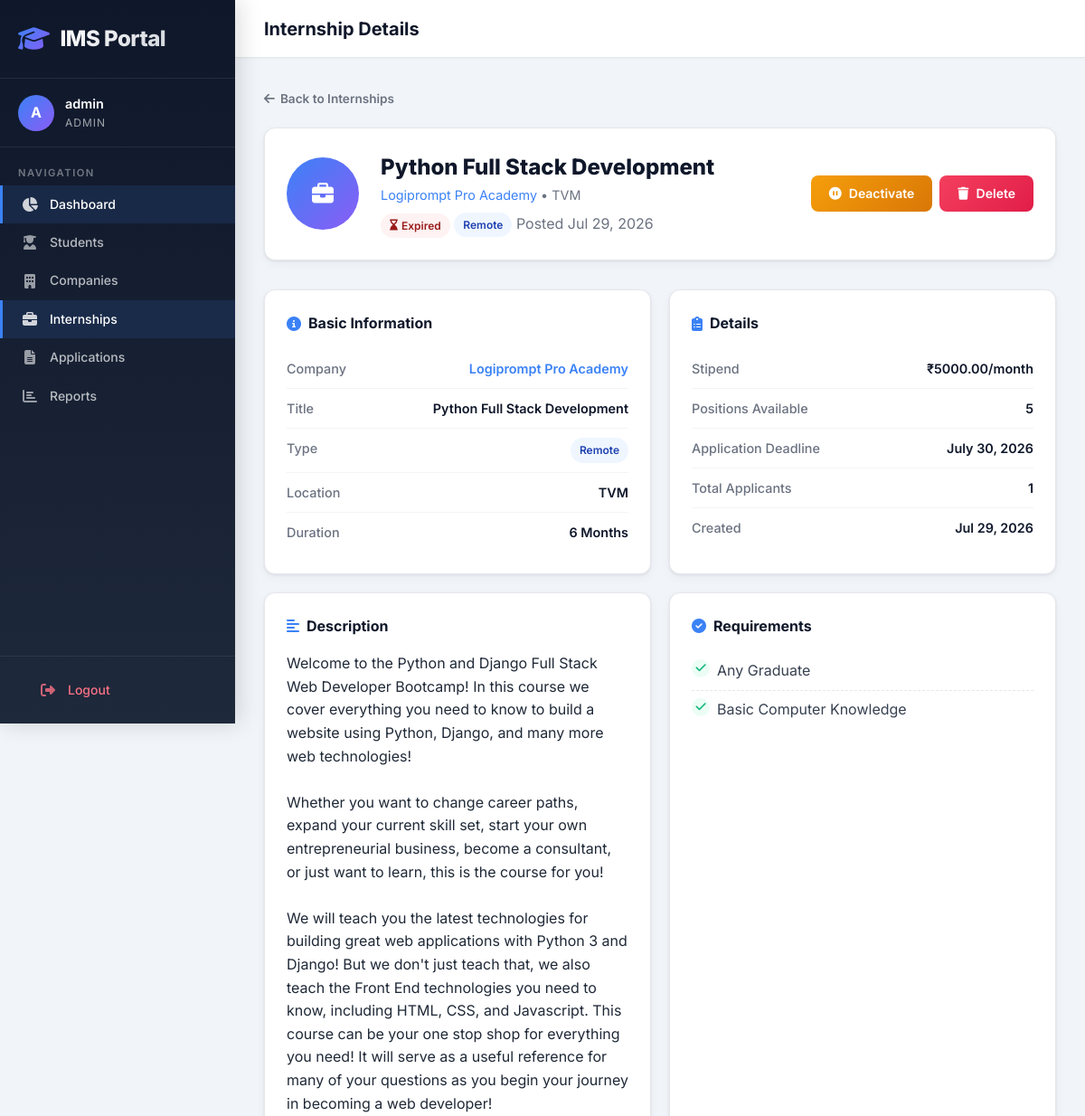
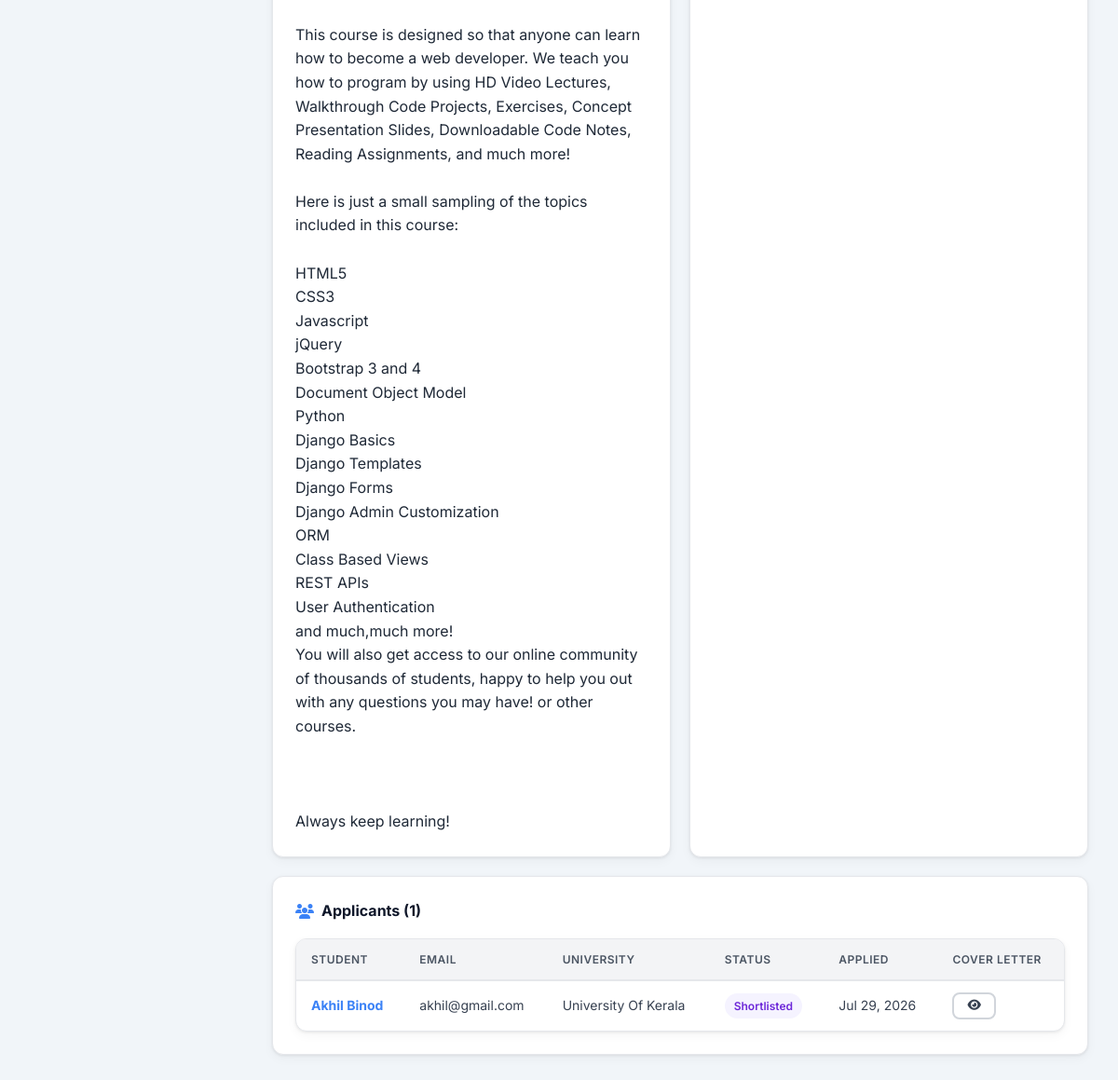
The page /admin-dashboard/internships/3/ (signed in) on the database its author committed (2 pictures, top to bottom).
### accounts/models.py (models this page shows, shortened)
class User(AbstractUser):
    ROLE_CHOICES = (
        ('admin', 'Admin'),
        ('student', 'Student'),
        ('company', 'Company'),
    )
    email = models.EmailField(unique=True)
    role = models.CharField(max_length=10, choices=ROLE_CHOICES)
    objects = CustomUserManager()
    REQUIRED_FIELDS = ['email']
    @property
    def is_admin(self):
        return self.role == 'admin'
    @property
    def is_student(self):
        return self.role == 'student'

### companies/models.py (models this page shows, shortened)
class Internship(models.Model):
    TYPE_CHOICES = (
        ('remote', 'Remote'),
        ('onsite', 'On-site'),
        ('hybrid', 'Hybrid'),
    )
    company = models.ForeignKey(CompanyProfile, on_delete=models.CASCADE, related_name='internships')
    title = models.CharField(max_length=200)
    description = models.TextField()
    requirements = models.TextField()
    location = models.CharField(max_length=200)
    internship_type = models.CharField(max_length=10, choices=TYPE_CHOICES)
    duration = models.CharField(max_length=50)
    stipend = models.DecimalField(max_digits=10, decimal_places=2, null=True, blank=True)
    positions_available = models.IntegerField(default=1)
    application_deadline = models.DateField()
    is_approved = models.BooleanField(default=True, help_text='Internships go live immediately when posted')
    is_active = models.BooleanField(default=True)
    created_at = models.DateTimeField(auto_now_add=True)
    updated_at = models.DateTimeField(auto_now=True)
    class Meta:
        ordering = ['-created_at']
    @property
    def is_expired(self):
        from django.utils import timezone
        return self.application_deadline < timezone.now().date()
    @property
    def total_applications(self):
        return self.applications.count()
    @property
    def requirements_list(self):
        items = []
        for line in self.requirements.splitlines():
            line = line.strip()
            if not line:
                continue
            for marker in ('- ', '• ', '* ', '· ', '– '):
                if line.startswith(marker):
                    line = line[len(marker):].strip()
                    break
            if line:
                items.append(line)
        return items

class CompanyProfile(models.Model):
    user = models.OneToOneField(settings.AUTH_USER_MODEL, on_delete=models.CASCADE, related_name='company_profile')
    company_name = models.CharField(max_length=200)
    industry = models.CharField(max_length=100, blank=True)
    website = models.URLField(blank=True)
    location = models.CharField(max_length=200, blank=True)
    description = models.TextField(blank=True)
    logo = models.ImageField(upload_to='company_logos/', blank=True, null=True)
    contact_email = models.EmailField(blank=True)
    contact_phone = models.CharField(max_length=20, blank=True)
    is_verified = models.BooleanField(default=False)
    created_at = models.DateTimeField(auto_now_add=True)
    updated_at = models.DateTimeField(auto_now=True)
    class Meta:
        ordering = ['-created_at']

### students/models.py (models this page shows, shortened)
class Application(models.Model):
    STATUS_CHOICES = (
        ('pending', 'Pending'),
        ('reviewed', 'Reviewed'),
        ('shortlisted', 'Shortlisted'),
        ('accepted', 'Accepted'),
        ('rejected', 'Rejected'),
    )
    student = models.ForeignKey(StudentProfile, on_delete=models.CASCADE, related_name='applications')
    internship = models.ForeignKey('companies.Internship', on_delete=models.CASCADE, related_name='applications')
    cover_letter = models.TextField(blank=True)
    status = models.CharField(max_length=20, choices=STATUS_CHOICES, default='pending')
    applied_at = models.DateTimeField(auto_now_add=True)
    updated_at = models.DateTimeField(auto_now=True)
    class Meta:
        unique_together = ('student', 'internship')
        ordering = ['-applied_at']

class StudentProfile(models.Model):
    user = models.OneToOneField(settings.AUTH_USER_MODEL, on_delete=models.CASCADE, related_name='student_profile')
    first_name = models.CharField(max_length=100, blank=True)
    last_name = models.CharField(max_length=100, blank=True)
    phone = models.CharField(max_length=20, blank=True)
    university = models.CharField(max_length=200, blank=True)
    degree = models.CharField(max_length=100, blank=True)
    major = models.CharField(max_length=100, blank=True)
    graduation_year = models.IntegerField(null=True, blank=True)
    gpa = models.DecimalField(max_digits=4, decimal_places=2, null=True, blank=True)
    skills = models.TextField(blank=True, help_text='Comma-separated skills')
    bio = models.TextField(blank=True)
    resume = models.FileField(
        upload_to=resume_upload_path,
        blank=True,
        null=True,
        validators=[FileExtensionValidator(allowed_extensions=['pdf', 'doc', 'docx'])]
    )
    profile_picture = models.ImageField(upload_to='profile_pics/students/', blank=True, null=True)
    linkedin_url = models.URLField(blank=True)
    github_url = models.URLField(blank=True)
    created_at = models.DateTimeField(auto_now_add=True)
    updated_at = models.DateTimeField(auto_now=True)
    class Meta:
        ordering = ['-created_at']
    @property
    def full_name(self):
        return f"{self.first_name} {self.last_name}".strip() or self.user.username

### dashboard/views.py (the view)
# urls.py: path('internships/<int:pk>/', views.view_internship, name='view_internship'),
@login_required
@admin_required
def view_internship(request, pk):
    internship = get_object_or_404(Internship.objects.select_related('company'), pk=pk)
    applications = Application.objects.filter(internship=internship).select_related('student__user')
    return render(request, 'dashboard/internship_detail.html', {
        'internship': internship,
        'applications': applications,
        'total_applicants': applications.count(),
    })

### students/context_processors.py (called while the page is built)
def unread_notifications_count(request):
    if request.user.is_authenticated and request.user.is_student:
        count = request.user.notifications.filter(is_read=False).count()
        return {'unread_notifications_count': count}
    return {'unread_notifications_count': 0}

### templates/dashboard/internship_detail.html (shortened to what this page needs)
{% extends 'base.html' %}
{% block page_title %}Internship Details{% endblock %}
{% block content %}
<a href="{% url 'dashboard:manage_internships' %}" class="back-link"><i class="fas fa-arrow-left"></i> Back to Internships</a>
<div class="profile-header">
    <div class="profile-avatar" style="background: linear-gradient(135deg, var(--blue), var(--purple)); color: white; font-size: 1.5rem;">
        <i class="fas fa-briefcase"></i>
    </div>
    <div>
        <div class="profile-name">{{ internship.title }}</div>
        <div class="profile-meta">
            <a href="{% url 'dashboard:view_company' internship.company.pk %}">{{ internship.company.company_name }}</a>
            {% if internship.location %} &bull; {{ internship.location }}{% endif %}
        </div>
        <div style="margin-top: 8px;">
            {% if internship.is_expired %}
            <span class="badge badge-rejected"><i class="fas fa-hourglass-end"></i> Expired</span>
            {% elif internship.is_active %}
            <span class="badge badge-active"><i class="fas fa-circle"></i> Active</span>
            {% else %}
            <span class="badge badge-inactive"><i class="fas fa-pause-circle"></i> Inactive</span>
            {% endif %}
            <span class="badge badge-{{ internship.internship_type }}">{{ internship.get_internship_type_display }}</span>
            <span class="text-muted">Posted {{ internship.created_at|date:"M d, Y" }}</span>
        </div>
    </div>
    <div style="margin-left: auto;">
        <div class="btn-group">
            <form method="POST" action="{% url 'dashboard:toggle_internship_active' internship.pk %}" style="display:inline;">
                {% if internship.is_active %}
                <button type="submit" class="btn btn-warning"><i class="fas fa-pause-circle"></i> Deactivate</button>
                {% else %}
                <button type="submit" class="btn btn-success"><i class="fas fa-play-circle"></i> Activate</button>
                {% endif %}
            </form>
            <form method="POST" action="{% url 'dashboard:delete_internship' internship.pk %}" style="display:inline;" data-confirm="Are you sure you want to delete this internship?">
                <button type="submit" class="btn btn-danger"><i class="fas fa-trash"></i> Delete</button>
            </form>
        </div>
    </div>
</div>
<div class="profile-grid">
    <div class="card">
        <div class="card-body profile-section">
            <h3><i class="fas fa-info-circle"></i> Basic Information</h3>
            <div class="profile-field">
                <span class="label">Company</span>
                <span class="value"><a href="{% url 'dashboard:view_company' internship.company.pk %}">{{ internship.company.company_name }}</a></span>
            </div>
            <div class="profile-field">
                <span class="label">Title</span>
                <span class="value">{{ internship.title }}</span>
            </div>
            <div class="profile-field">
                <span class="label">Type</span>
                <span class="value"><span class="badge badge-{{ internship.internship_type }}">{{ internship.get_internship_type_display }}</span></span>
            </div>
            <div class="profile-field">
                <span class="label">Location</span>
                <span class="value">{{ internship.location|default:"Not specified" }}</span>
            </div>
            <div class="profile-field">
                <span class="label">Duration</span>
                <span class="value">{{ internship.duration|default:"Not specified" }}</span>
            </div>
        </div>
    </div>
    <div class="card">
        <div class="card-body profile-section">
            <h3><i class="fas fa-clipboard-list"></i> Details</h3>
            <div class="profile-field">
                <span class="label">Stipend</span>
                <span class="value">{% if internship.stipend %}₹{{ internship.stipend }}/month{% else %}Unpaid{% endif %}</span>
            </div>
            <div class="profile-field">
                <span class="label">Positions Available</span>
                <span class="value">{{ internship.positions_available }}</span>
            </div>
            <div class="profile-field">
                <span class="label">Application Deadline</span>
                <span class="value">{{ internship.application_deadline|date:"F d, Y" }}</span>
            </div>
            <div class="profile-field">
                <span class="label">Total Applicants</span>
                <span class="value">{{ internship.total_applications }}</span>
            </div>
            <div class="profile-field">
                <span class="label">Created</span>
                <span class="value">{{ internship.created_at|date:"M d, Y" }}</span>
            </div>
        </div>
    </div>
    <div class="card">
        <div class="card-body profile-section">
            <h3><i class="fas fa-align-left"></i> Description</h3>
            <p>{{ internship.description|linebreaksbr }}</p>
        </div>
    </div>
    <div class="card">
        <div class="card-body profile-section">
            <h3><i class="fas fa-check-circle"></i> Requirements</h3>
            {% if internship.requirements_list %}
            <ul class="requirements-list">
                {% for req in internship.requirements_list %}
                <li>{{ req }}</li>
                {% endfor %}
            </ul>
            {% else %}
            <p>{{ internship.requirements|linebreaksbr }}</p>
            {% endif %}
        </div>
    </div>
    <div class="card" style="grid-column: 1 / -1;">
        <div class="card-body profile-section">
            <h3><i class="fas fa-users"></i> Applicants ({{ applications|length }})</h3>
            {% if applications %}
            <div class="table-container">
                <table class="table">
                    <thead>
                        <tr>
                            <th>Student</th>
                            <th>Email</th>
                            <th>University</th>
                            <th>Status</th>
                            <th>Applied</th>
                            <th>Cover Letter</th>
                        </tr>
                    </thead>
                    <tbody>
                        {% for app in applications %}
                        <tr>
                            <td><a href="{% url 'dashboard:view_student' app.student.pk %}"><strong>{{ app.student.full_name }}</strong></a></td>
                            <td>{{ app.student.user.email }}</td>
                            <td>{{ app.student.university|default:"—" }}</td>
                            <td><span class="badge badge-{{ app.status }}">{{ app.get_status_display }}</span></td>
                            <td>{{ app.applied_at|date:"M d, Y" }}</td>
                            <td>{% if app.cover_letter %}<button class="btn btn-sm btn-outline" onclick="alert('{{ app.cover_letter|escapejs }}')"><i class="fas fa-eye"></i></button>{% else %}—{% endif %}</td>
                        </tr>
                        {% endfor %}
                    </tbody>
                </table>
            </div>
            {% else %}
            <p class="text-muted">No applicants yet.</p>
            {% endif %}
        </div>
    </div>
</div>
{% endblock %}

### templates/base.html (shortened to what this page needs)
{% load static %}
<!DOCTYPE html>
<html lang="en">
<head>
    <link rel="stylesheet" href="https://cdnjs.cloudflare.com/ajax/libs/font-awesome/6.5.1/css/all.min.css">
    <link rel="stylesheet" href="{% static 'css/style.css' %}">
</head>
<body>
    {% if user.is_authenticated %}
    <div class="app-layout">
        <aside class="sidebar">
            <div class="sidebar-header">
                <div class="sidebar-logo">
                    <i class="fas fa-graduation-cap"></i>
                    <span>IMS Portal</span>
                </div>
            </div>
            <div class="sidebar-user">
                <div class="sidebar-user-info">
                    <div class="sidebar-user-avatar">{{ user.username|make_list|first|upper }}</div>
                    <div class="sidebar-user-details">
                        <div class="sidebar-username">{{ user.username }}</div>
                        <div class="sidebar-role">{{ user.get_role_display }}</div>
                    </div>
                </div>
            </div>
            <nav class="sidebar-nav">
                <div class="sidebar-nav-section">Navigation</div>
                {% if user.is_admin %}
                <a href="{% url 'dashboard:admin_dashboard' %}" class="sidebar-link"><i class="fas fa-chart-pie"></i> Dashboard</a>
                <a href="{% url 'dashboard:manage_students' %}" class="sidebar-link"><i class="fas fa-user-graduate"></i> Students</a>
                <a href="{% url 'dashboard:manage_companies' %}" class="sidebar-link"><i class="fas fa-building"></i> Companies</a>
                <a href="{% url 'dashboard:manage_internships' %}" class="sidebar-link"><i class="fas fa-briefcase"></i> Internships</a>
                <a href="{% url 'dashboard:manage_applications' %}" class="sidebar-link"><i class="fas fa-file-alt"></i> Applications</a>
                <a href="{% url 'dashboard:reports' %}" class="sidebar-link"><i class="fas fa-chart-bar"></i> Reports</a>
                {% endif %}
            </nav>
            <div class="sidebar-footer">
                <a href="{% url 'accounts:logout' %}" class="sidebar-link logout-link"><i class="fas fa-sign-out-alt"></i> Logout</a>
            </div>
        </aside>
        <div class="main-content">
            <header class="topbar">
                <h1 class="topbar-title">{% block page_title %}Dashboard{% endblock %}</h1>
            </header>
            <main class="content-area">
    {% endif %}
    {% block content %}{% endblock %}
    </main>
    {% if user.is_authenticated %}
        </div>
    </div>
    {% endif %}
</body>
</html>

### rows shown on the page
User: username|make_list "A", username "admin", role "ADMIN"
Internship: title "Python Full Stack Development", company.company_name "Logiprompt Pro Academy", location "TVM", internship_type "Remote", created_at "Jul 29, 2026", duration "6 Months", stipend "5000.00", positions_available "5", application_deadline "July 30, 2026", total_applications "1", description "Welcome to the Python and Django Full Stack Web Developer Bootcamp! In this course we cover everything you need to know to build a website using Python, Django, and many more web technologies! Whether you want to change career paths, expand your current skill set, start your own entrepreneurial business, become a consultant, or just want to learn, this is the course for you! We will teach you the latest technologies for building great web applications with Python 3 and Django! But we don't just teach that, we also teach the Front End technologies you need to know, including HTML, CSS, and Javascript. This course can be your one stop shop for everything you need! It will serve as a useful…"
Application: student.full_name "Akhil Binod", student.user.email "akhil@gmail.com", student.university "University Of Kerala", status "Shortlisted", applied_at "Jul 29, 2026"

### other values the page prints
{{ req }} "Any Graduate" "Basic Computer Knowledge"
{{ applications|length }} "1"
